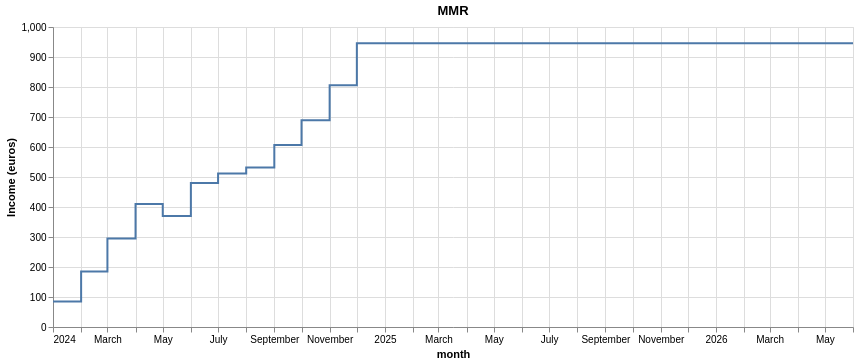

The code cell stored with this chart in its notebook:
### Code cell
def get_mmr(conn):
    """
    Calculate monthly recurring revenue.
    """
    # Assumptions
    # - a partial month is counted as a full month for income purposes
    # - subscriptions without an end date is still active at the present
    # - one customer can have several active subscriptions
    # - if subscriber is not in subscribers.csv we filter it out (see below comments in SQL)
    # - if text is present in monthly price in our CSVs we filter it out (see below comments in SQL)

    SQL = """
    -- extend still open subscriptions to today, create a list of months
    with active_months AS (
        SELECT
            subs.customer_id,
            COALESCE(monthly_price, 0) as monthly_price, -- make query safe from null in monthly_price column (there is "thirty" in one cell, we treat that as 0)
            plan,
            generate_series(
                date_trunc('month', start_date),
                date_trunc('month', COALESCE(end_date, today()::DATE)),
                '1 month'::INTERVAL
            ) as months
        FROM
            subscriptions_clean as subs
        INNER JOIN
            customers_clean as custs
        ON
            subs.customer_id = custs.customer_id  -- here we get rid of non-existent subscribers (see C050 and C999 in the excercise data)
        GROUP BY
            ALL
    ),
    -- user the list of months to create a row per active month
    monthly_entries AS (
        SELECT
            customer_id,
            monthly_price,
            plan,
            unnest(months) as month -- start date of an active month
        FROM
            active_months)
    -- calculate 
    SELECT
        month,
        sum(monthly_price) as mmr
    FROM
        monthly_entries
    GROUP BY
        month
    ORDER BY
        month;
    """

    results = conn.sql(SQL).df() # get results as pandas DataFrame
    return alt.Chart(results).mark_line(interpolate="step-after").encode(x="month", y=alt.X("mmr").title("Income (euros)")).properties(width=800, title="MMR")  # Plot MMR over time


get_mmr(conn)

### Figure 1 — Vega-Lite specification as saved in the notebook (floating-point values rounded to 4 significant figures)
{"config": {"view": {"continuousWidth": 300, "continuousHeight": 300}}, "data": {"name": "data-3f737254dbbaf24feb99971bf10ceeb5"}, "mark": {"type": "line", "interpolate": "step-after"}, "encoding": {"x": {"field": "month", "type": "temporal"}, "y": {"field": "mmr", "title": "Income (euros)", "type": "quantitative"}}, "title": "MMR", "width": 800, "$schema": "https://vega.github.io/schema/vega-lite/v6.4.1.json", "datasets": {"data-3f737254dbbaf24feb99971bf10ceeb5": [{"month": "2024-01-01T00:00:00", "mmr": 85.0}, {"month": "2024-02-01T00:00:00", "mmr": 185.0}, {"month": "2024-03-01T00:00:00", "mmr": 295.0}, {"month": "2024-04-01T00:00:00", "mmr": 410.0}, {"month": "2024-05-01T00:00:00", "mmr": 370.0}, {"month": "2024-06-01T00:00:00", "mmr": 480.0}, {"month": "2024-07-01T00:00:00", "mmr": 512.0}, {"month": "2024-08-01T00:00:00", "mmr": 532.0}, {"month": "2024-09-01T00:00:00", "mmr": 607.0}, {"month": "2024-10-01T00:00:00", "mmr": 689.0}, {"month": "2024-11-01T00:00:00", "mmr": 806.0}, {"month": "2024-12-01T00:00:00", "mmr": 946.0}, {"month": "2025-01-01T00:00:00", "mmr": 946.0}, {"month": "2025-02-01T00:00:00", "mmr": 946.0}, {"month": "2025-03-01T00:00:00", "mmr": 946.0}, {"month": "2025-04-01T00:00:00", "mmr": 946.0}, {"month": "2025-05-01T00:00:00", "mmr": 946.0}, {"month": "2025-06-01T00:00:00", "mmr": 946.0}, {"month": "2025-07-01T00:00:00", "mmr": 946.0}, {"month": "2025-08-01T00:00:00", "mmr": 946.0}, {"month": "2025-09-01T00:00:00", "mmr": 946.0}, {"month": "2025-10-01T00:00:00", "mmr": 946.0}, {"month": "2025-11-01T00:00:00", "mmr": 946.0}, {"month": "2025-12-01T00:00:00", "mmr": 946.0}, {"month": "2026-01-01T00:00:00", "mmr": 946.0}, {"month": "2026-02-01T00:00:00", "mmr": 946.0}, {"month": "2026-03-01T00:00:00", "mmr": 946.0}, {"month": "2026-04-01T00:00:00", "mmr": 946.0}, {"month": "2026-05-01T00:00:00", "mmr": 946.0}, {"month": "2026-06-01T00:00:00", "mmr": 946.0}]}}
